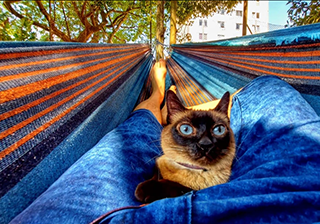
#> input picture cholirede.png, 320 x 224 px, found by its file name
$ python diagnose_blastem.py
#> lines starting #> are read from the running program, lines starting #| are printed output that depends on the picture; after the words box and inside, x2 and y2 are one past the last pixel; in counts of white or black regions, pixels touching at a corner belong together
### quantizer.py
"""Tile Palette Studio — native per-tile Mega Drive palette optimizer.

Clean-room NumPy implementation inspired by tiledpalettequant's *task*, not a
Python translation of its algorithm. The original project is MIT licensed.
"""
from __future__ import annotations

import csv
import json
from dataclasses import dataclass
from pathlib import Path
from typing import Callable

import numpy as np
from PIL import Image, ImageDraw


@dataclass
class Settings:
    palettes: int = 4
    colors: int = 16
    tile_size: int = 8
    iterations: int = 10
    dither: str = "off"  # off or six Rilden patterns
    dither_strength: float = 0.35
    transparent: bool = False
    alpha_threshold: int = 128
    background: str = "#000000"
    base_tile: int = 0
    seed: int = 42
    vram_budget_tiles: int = 1024  # User-configurable estimate; actual VRAM usage is game-specific
    allow_lossy_tiles: bool = False


@dataclass
class Result:
    preview: Image.Image
    palettes_rgb: np.ndarray       # (P,C,3) RGB in 0,34,...,238
    tile_palettes: np.ndarray      # (tile_rows,tile_cols)
    indices: np.ndarray            # padded H,W of palette-local 4bpp indices
    settings: Settings
    source_size: tuple[int, int]
    padded_size: tuple[int, int]
    history: list[float]
    mean_squared_error: float
    transparent_pixels: int


_RGB_CODES = np.arange(512, dtype=np.uint16)
_RGB3 = np.stack(((_RGB_CODES >> 6) & 7, (_RGB_CODES >> 3) & 7, _RGB_CODES & 7), axis=-1).astype(np.float32)
_WEIGHT = np.array([1.0, 1.28, 0.72], dtype=np.float32)
_BAYER2 = np.array([[0, 2], [3, 1]], dtype=np.float32)
_BAYER4 = np.array([[0, 8, 2, 10], [12, 4, 14, 6], [3, 11, 1, 9], [15, 7, 13, 5]], dtype=np.float32)
_BAYER8 = np.kron(_BAYER4, np.ones((2, 2), np.float32)) * 4 + np.tile(_BAYER2, (4, 4))
# Exact 2x2 ordering matrices from rilden/tiledpalettequant worker.js (MIT).
_RILDEN_PATTERNS = {
    'diagonal4': np.array([[0, 2], [3, 1]], dtype=np.uint8),
    'horizontal4': np.array([[0, 3], [1, 2]], dtype=np.uint8),
    'vertical4': np.array([[0, 1], [3, 2]], dtype=np.uint8),
    'diagonal2': np.array([[0, 1], [1, 0]], dtype=np.uint8),
    'horizontal2': np.array([[0, 1], [0, 1]], dtype=np.uint8),
    'vertical2': np.array([[0, 0], [1, 1]], dtype=np.uint8),
}
# Matrices above are indexed [x,y], as in rilden/tiledpalettequant worker.js (MIT).


def _rgb_from_hex(color: str) -> np.ndarray:
    color = color.lstrip('#')
    if len(color) != 6:
        raise ValueError('A cor deve estar em hexadecimal #RRGGBB')
    return np.array([int(color[k:k+2], 16) for k in (0, 2, 4)], dtype=np.uint8)


def _distance(codes: np.ndarray, colors: np.ndarray) -> np.ndarray:
    """CIE-inspired weighted RGB distances in 3-bit channel space."""
    a = codes.astype(np.float32)
    b = colors.astype(np.float32)
    return np.sum((a[:, None, :] - b[None, :, :]) ** 2 * _WEIGHT, axis=2)


def _seed_groups(features: np.ndarray, k: int, rng: np.random.Generator) -> np.ndarray:
    count = len(features)
    if count == 1 or k == 1:
        return np.zeros(count, dtype=np.int16)
    k = min(k, count)
    centers = np.empty((k, features.shape[1]), dtype=np.float32)
    centers[0] = features[int(rng.integers(count))]
    dist = np.sum((features - centers[0]) ** 2, axis=1)
    for j in range(1, k):
        if float(dist.sum()) <= 0:
            centers[j] = features[int(rng.integers(count))]
        else:
            centers[j] = features[int(rng.choice(count, p=dist / dist.sum()))]
        dist = np.minimum(dist, np.sum((features - centers[j]) ** 2, axis=1))
    labels = np.zeros(count, dtype=np.int16)
    for _ in range(22):
        distances = np.sum((features[:, None, :] - centers[None, :, :]) ** 2, axis=2)
        labels_new = np.argmin(distances, axis=1).astype(np.int16)
        if np.array_equal(labels, labels_new) and _ > 0:
            break
        labels = labels_new
        for p in range(k):
            subset = features[labels == p]
            if len(subset):
                centers[p] = subset.mean(axis=0)
            else:
                centers[p] = features[int(np.argmax(np.min(distances, axis=1)))]
    return labels


def _fit_palette(hist: np.ndarray, num_colors: int, zero: np.ndarray,
                 rng: np.random.Generator, zero_reserved: bool) -> np.ndarray:
    codes = np.flatnonzero(hist)
    out = np.zeros((num_colors, 3), dtype=np.float32)
    out[0] = zero
    if not len(codes):
        return out.astype(np.uint8)
    weights = hist[codes].astype(np.float64)
    colors = _RGB3[codes]
    slots = num_colors - 1 if zero_reserved else num_colors
    if slots <= 0:
        return out.astype(np.uint8)
    # Preserve palette entry 0 as common background/transparent, and fit all
    # remaining slots to actual colors. Weighted k-means++ + Lloyd refinement.
    centers = np.empty((slots, 3), np.float32)
    centers[0] = colors[int(rng.choice(len(codes), p=weights / weights.sum()))]
    best_dist = _distance(colors, centers[:1])[:, 0].astype(np.float64)
    for j in range(1, slots):
        prob = weights * np.maximum(best_dist, 0)
        if float(prob.sum()) < 1e-12:
            centers[j] = colors[int(rng.choice(len(codes), p=weights / weights.sum()))]
        else:
            centers[j] = colors[int(rng.choice(len(codes), p=prob/prob.sum()))]
        best_dist = np.minimum(best_dist, _distance(colors, centers[j:j+1])[:, 0])
    for _ in range(15):
        dist = _distance(colors, centers)
        labels = np.argmin(dist, axis=1)
        changed = False
        for j in range(slots):
            m = labels == j
            if np.any(m):
                center = np.average(colors[m], axis=0, weights=weights[m])
                if np.max(np.abs(center - centers[j])) > 0.04:
                    changed = True
                centers[j] = center
            else:
                err = weights * np.min(dist, axis=1)
                centers[j] = colors[int(np.argmax(err))]
                changed = True
        if not changed:
            break
    picks = np.rint(centers).clip(0, 7).astype(np.uint8)
    # Repair quantization duplicates with the colors carrying the most error.
    used: set[tuple[int, int, int]] = {tuple(map(int, zero))} if zero_reserved else set()
    for j in range(slots):
        key = tuple(map(int, picks[j]))
        if key in used:
            occupied = np.asarray(list(used), dtype=np.float32) if used else np.zeros((1, 3), np.float32)
            residual = _distance(colors, occupied).min(axis=1) * weights
            for c in np.argsort(-residual):
                key = tuple(map(int, colors[int(c)]))
                if key not in used:
                    picks[j] = colors[int(c)].astype(np.uint8)
                    break
        used.add(tuple(map(int, picks[j])))
    out[1:] = picks[:num_colors - 1]
    return out.astype(np.uint8)


# [72 lines left out: functions vram_usage, _floyd_steinberg, not called in this run]


def quantize(image: Image.Image, config: Settings,
             on_progress: Callable[[int, str], None] | None = None) -> Result:
    if not 0 <= config.base_tile <= 2047:
        raise ValueError('Índice inicial VDP deve estar entre 0 e 2047')
    if not 1 <= config.vram_budget_tiles <= 2048:
        raise ValueError('Orçamento VRAM deve ser de 1 a 2048 tiles')
    if not 1 <= config.palettes <= 4:
        raise ValueError('Mega Drive oferece até 4 paletas simultâneas')
    if not 2 <= config.colors <= 16:
        raise ValueError('Até 16 cores por paleta no Mega Drive')
    if config.tile_size != 8:
        raise ValueError('Os tiles do Mega Drive têm 8x8 pixels')
    if not 1 <= config.iterations <= 40:
        raise ValueError('Iterações: 1 a 40')
    if not 0 <= config.dither_strength <= 1:
        raise ValueError('Dithering: intensidade de 0 a 1')
    if config.dither not in ('off', 'diagonal4', 'horizontal4', 'vertical4', 'diagonal2', 'horizontal2', 'vertical2', 'floyd'):
        raise ValueError('Padrão de dithering inválido')

    def update(percent: int, msg: str):
        if on_progress:
            on_progress(percent, msg)

    original = image.convert('RGBA')
    width, height = original.size
    if width <= 0 or height <= 0:
        raise ValueError('Imagem inválida')
    if width * height > 16_000_000:
        raise ValueError('Limite de 16 megapixels nesta versão')
    pw = (width + 7) & ~7
    ph = (height + 7) & ~7
    raw = np.asarray(original, dtype=np.uint8)
    rgb = np.zeros((ph, pw, 3), np.uint8)
    alpha = np.zeros((ph, pw), np.uint8)
    rgb[:height, :width] = raw[..., :3]
#> rgb is the input picture: shape (224, 320, 3); mean R, G, B 87.8, 93.4, 110.3
    alpha[:height, :width] = raw[..., 3]
#> alpha: shape (224, 320); every value is 255
    valid = np.zeros((ph, pw), np.bool_)
    valid[:height, :width] = True
    if config.transparent:
        valid[:height, :width] &= alpha[:height, :width] >= config.alpha_threshold
    zero_rgb = _rgb_from_hex(config.background)
    zero = np.clip(np.rint(zero_rgb.astype(np.float32) / 34), 0, 7).astype(np.uint8)

    update(5, 'Preparando histograma por tile…')
    q3 = np.clip(np.rint(rgb.astype(np.float32) / 34), 0, 7).astype(np.uint16)
    codes = (q3[:, :, 0] << 6) | (q3[:, :, 1] << 3) | q3[:, :, 2]
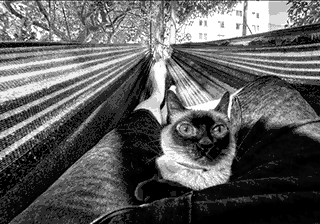
#> codes: shape (224, 320) uint16; min 0, max 511, mean 188.2; drawn with min black and max white
    tw, th = pw // 8, ph // 8
    tile_ids = np.repeat(np.arange(th) * tw, 8)[:, None] + np.repeat(np.arange(tw), 8)[None, :]
    tile_ids = np.broadcast_to(tile_ids, (ph, pw))
    hist = np.zeros((tw * th, 512), np.float32)
    np.add.at(hist, (tile_ids[valid], codes[valid]), 1)
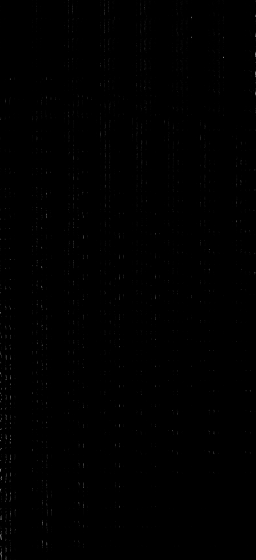
#> hist: shape (1120, 512) float32 (shown at 1/2 size); min 0, max 64, mean 0.1; drawn with min black and max white
    active = hist.sum(axis=1)
#> active = 1120 values from 64 to 64
    # Compact 4x4x4 RGB bins (histogram shape of each tile) initializes tile grouping.
    coarse = np.zeros((tw * th, 64), np.float32)
    coarse_id = (((_RGB_CODES >> 7) & 3) * 16 + ((_RGB_CODES >> 4) & 3) * 4 + ((_RGB_CODES >> 1) & 3)).astype(np.intp)
    for c in range(512):
        coarse[:, coarse_id[c]] += hist[:, c]
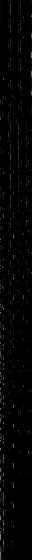
#> coarse: shape (1120, 64) float32 (shown at 1/2 size); min 0, max 64, mean 1; drawn with min black and max white
    coarse /= np.maximum(active[:, None], 1)
    coarse = np.sqrt(coarse, out=coarse)
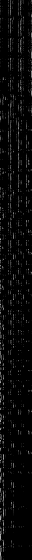
#> coarse: shape (1120, 64) float32 (shown at 1/2 size); min 0, max 1, mean 0.036
    seed = np.random.default_rng(config.seed)
    assignments = _seed_groups(coarse, config.palettes, seed)
#> in _seed_groups, `count = len(features)`: count = 1120
#> in _seed_groups, `k = min(k, count)`: k = 4
#> in _seed_groups, `dist = np.sum((features - centers[0]) ** 2, axis=1)`: dist = 1120 values, max 2 at index 31, min 0 at index 99, mean 1.7
#> after the loop in _seed_groups, `for j in range(1, k):`: dist = 1120 values, max 2 at index 31, min 0 at index 99, mean 0.986
#> assignments = 1120 values, max 3 at index 157, min 0 at index 0, mean 1.28
    zero_reserved = True  # fixed shared slot 0, available to opaque pixels too
    history: list[float] = []
    palettes = np.zeros((config.palettes, config.colors, 3), dtype=np.uint8)
    update(14, 'Otimizando paletas compartilhadas entre tiles…')
    all_colors = _RGB3
    for iteration in range(config.iterations):
        for p in range(config.palettes):
            h = hist[assignments == p].sum(axis=0)
            if not h.any():
                h = hist.sum(axis=0)
            palettes[p] = _fit_palette(h, config.colors, zero, seed, zero_reserved)
        costs = np.empty((512, config.palettes), np.float32)
        for p in range(config.palettes):
            costs[:, p] = _distance(all_colors, palettes[p, 1:] if config.transparent else palettes[p]).min(axis=1)
        tile_err = hist @ costs
        # Avoid arbitrary thrash of identical tiles by stable argmin.
        new_assignments = np.argmin(tile_err, axis=1).astype(np.int16)
        total_error = float(np.sum(np.min(tile_err, axis=1)) / max(1, active.sum()))
        history.append(total_error)
        update(15 + int(65 * (iteration+1) / config.iterations),
               f'Iteração {iteration+1}/{config.iterations} · erro {total_error:.3f}')
        if np.array_equal(new_assignments, assignments):
            break
        assignments = new_assignments
#> this loop made 10 passes
#> total_error on passes 1 to 8: 0.613, 0.608, 0.565, 0.552, 0.58, 0.593, 0.529, 0.52
#> after the loop, history = [0.613, 0.608, 0.565, 0.552, 0.58, 0.593, 0.529, 0.52, 0.525, 0.56]
    # Refit once after last assignment, otherwise palette colors may correspond
    # to the penultimate assignment rather than the final one.
    for p in range(config.palettes):
        h = hist[assignments == p].sum(axis=0)
        if not h.any():
            h = hist.sum(axis=0)
        palettes[p] = _fit_palette(h, config.colors, zero, seed, zero_reserved)
#> this loop made 4 passes
    update(85, 'Aplicando cores finais e dithering…')
    pix_palette = assignments[tile_ids]
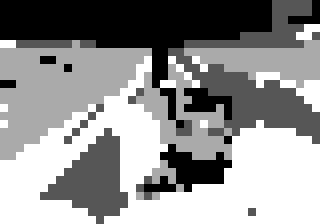
#> pix_palette: shape (224, 320) int16; min 0, max 3, mean 1.71; drawn with min black and max white
    rgbfloat = rgb.astype(np.float32)
    pattern = _RILDEN_PATTERNS.get(config.dither)
    indices = np.zeros((ph, pw), np.uint8)
    preview_arr = np.zeros((ph, pw, 4), np.uint8)
    preview_arr[..., 3] = 255
    if config.transparent:
        preview_arr[~valid, 3] = 0
    if config.dither == 'floyd':
        _floyd_steinberg(rgbfloat, valid, pix_palette, palettes,
                         config.transparent, config.dither_strength,
                         indices, preview_arr)
    else:
        for p in range(config.palettes):
            mask = valid & (pix_palette == p)
            coords = np.flatnonzero(mask)
            if not len(coords):
                continue
            colors = np.rint(palettes[p].astype(np.float32) * 34).astype(np.uint8)
            src_flat = rgbfloat.reshape(-1, 3)
            ind_flat = indices.reshape(-1)
            dst_flat = preview_arr.reshape(-1, 4)
            for ch in np.array_split(coords, max(1, (len(coords)+4095)//4096)):
                original = src_flat[ch]
                if pattern is None or config.dither_strength <= 0:
                    dif = original[:, None, :] - colors[None, :, :].astype(np.float32)
                    dist = np.sum(dif*dif*np.array([2,4,1],np.float32),axis=2)
                    if config.transparent:
                        dist[:,0] = np.inf
                    chosen = np.argmin(dist,axis=1).astype(np.uint8)
                else:
                    # Rilden's iterative candidate generation in linear (squared RGB)
                    # space; sorted by brightness and selected via pattern[x][y].
                    n = 2 if config.dither.endswith('2') else 4
                    linear = original*original
                    error = np.zeros_like(linear)
                    choices = []
                    brightnesses = []
                    bright_weights = np.array([.299,.587,.114],np.float32)
                    palette_linear = colors.astype(np.float32)**2
                    for k in range(n):
                        sample = np.sqrt(np.clip(linear+error*config.dither_strength,0,65025))
                        diff = sample[:,None,:]-colors[None,:,:].astype(np.float32)
                        distance = np.sum(diff*diff*np.array([2,4,1],np.float32),axis=2)
                        if config.transparent:
                            distance[:,0] = np.inf
                        candidate = np.argmin(distance,axis=1).astype(np.uint8)
                        choices.append(candidate)
                        brightnesses.append(np.sum(palette_linear[candidate]*bright_weights,axis=1))
                        error += linear-palette_linear[candidate]
                    order = np.argsort(np.stack(brightnesses,axis=1),axis=1,kind='stable')
                    ordered = np.take_along_axis(np.stack(choices,axis=1),order,axis=1)
                    x = ch % pw
                    y = ch // pw
                    rank = pattern[x%2,y%2]
                    chosen = ordered[np.arange(len(ch)),rank]
                ind_flat[ch] = chosen
                dst_flat[ch,:3] = colors[chosen]
#> this loop made 4 passes
#> pass 1, in quantize, `mask = valid & (pix_palette == p)`:
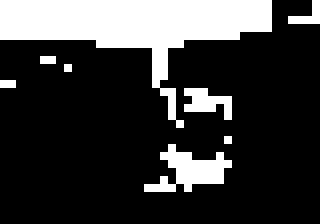
#> mask: shape (224, 320) bool; 22.3% white; 8 white regions, largest, box (x1, y1, x2, y2) and area: (0, 0, 272, 128) 12288, (144, 144, 232, 192) 2048, (184, 88, 232, 120) 896
#> pass 3, in quantize, `mask = valid & (pix_palette == p)`:
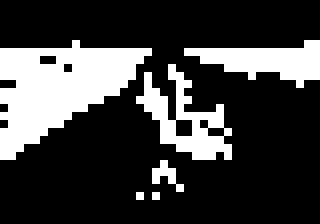
#> mask: shape (224, 320) bool; 24.4% white; 6 white regions, box (x1, y1, x2, y2) and area: (0, 40, 152, 160) 9792, (136, 64, 232, 160) 3712, (184, 40, 320, 88) 3392, (152, 160, 184, 192) 448, (136, 192, 144, 200) 64, (152, 192, 160, 200) 64
    # Outside the source rectangle, map to color zero for clean tile padding.
    preview = Image.fromarray(preview_arr[:height, :width], 'RGBA')
#> (the rest of the program and of its run is left out)
